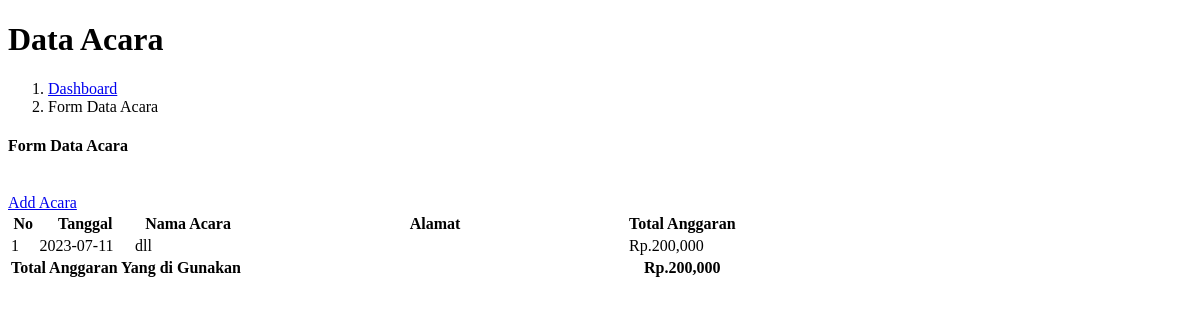
Page /admin/list_acara.php on the earlier database version.
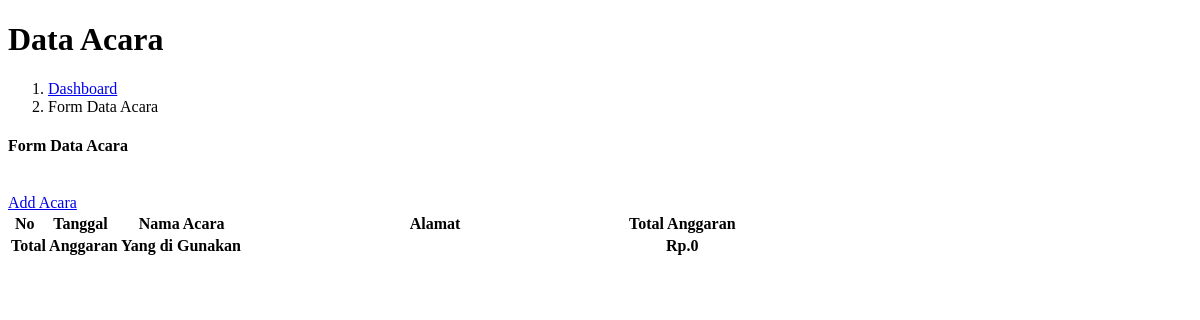
Same page on the later database version.
### tables this page shows
CREATE TABLE `acara` (
  `id_acara` int(11) NOT NULL,
  `id_trx` int(11) NOT NULL,
  `nama_acara` varchar(255) NOT NULL,
  `tempat_acara` varchar(255) NOT NULL
);

CREATE TABLE `trx` (
  `id_trx` int(11) NOT NULL,
  `id_user` int(11) NOT NULL,
  `jml_trx` varchar(255) NOT NULL,
  `keterangan` varchar(255) NOT NULL,
  `status_trx` varchar(255) NOT NULL,
  `tgl` date NOT NULL
);

### admin/list_acara.php (the view, shortened to what this page needs)
<!DOCTYPE html>
<html>
<head>
</head>
<body>
	<div class="container">
		<div class="pagetitle">
			<h1 class="mb-1">Data Acara</h1>
			<nav>
				<ol class="breadcrumb">
					<li class="breadcrumb-item"><a href="?url=dashboard">Dashboard</a></li>
					<li class="breadcrumb-item active">Form Data Acara</li>
				</ol>
			</nav>
		</div>
		<div class="row">
			<div class="card">
				<div class="card-header">
					<h4>Form Data Acara</h4>
				</div>
				<br>
				<div class="col-md-12">
					<a href="?url=data_acara"
					class="btn btn-secondary btn-icon-split">
					<span class="icon text-white">
						<i class="bi bi-plus-lg"></i> Add Acara
					</span>
				</a>
			</div>
			<table id="example" class="table table-hover">
				<thead>
					<tr>
						<th>No</th>
						<th>Tanggal</th>
						<th>Nama Acara</th>
						<th style="width:380px" >Alamat</th>
						<th>Total Anggaran</th>
						<th></th>
					</tr>
				</thead>
				<tbody>
					<?php
					require '../config/config.php';
					if(isset($_POST['filter'])){
						$mulai = $_POST['tgl_mulai'];
						$selesai = $_POST['tgl_selesai'];
						if ($mulai!=null || $selesai!=null ) {
							$sql=mysqli_query($koneksi,"select * from acara inner join trx on trx.id_trx = acara.id_trx and  tgl between '$mulai' and '$selesai' ");
						} else {
							$sql=mysqli_query($koneksi,"select * from acara inner join trx on trx.id_trx = acara.id_trx order by tgl desc");
						}
					} else {
						$sql=mysqli_query($koneksi,"select * from acara inner join trx on trx.id_trx = acara.id_trx and keterangan='saldo_keluar' order by tgl desc");
					}
					$no=1;
					$total = 0;
					while ($data=mysqli_fetch_array($sql)) {
						$total += $data['jml_trx'];
						?>
						<tr>
							<td><?= $no++; ?></td>
							<td><?= $data['tgl']; ?></td>
							<td><?= $data['nama_acara']; ?></td>
							<td><?= $data['tempat_acara']; ?></td>
							<td>Rp.<?= number_format($data['jml_trx']); ?></td>
							<td style="width : 100px;">
							</td>
						</tr>
					<?php } ?>
				</tbody>
				<tfoot>
					<tr>
						<th colspan="3">Total Anggaran Yang di Gunakan</th>
						<th></th>
						<th>Rp.<?= number_format($total); ?></th>
						<th></th>
					</tr>
				</tfoot>
			</table>
			<br>
			<br>
		</div>
	</div>
</div>
</body>
</html>

Differences in the rows shown:
removed acara: id_trx.tgl "2023-07-11", nama_acara "dll", id_trx.jml_trx "200,000"
Other differences:
$total: "200,000" → "0"
